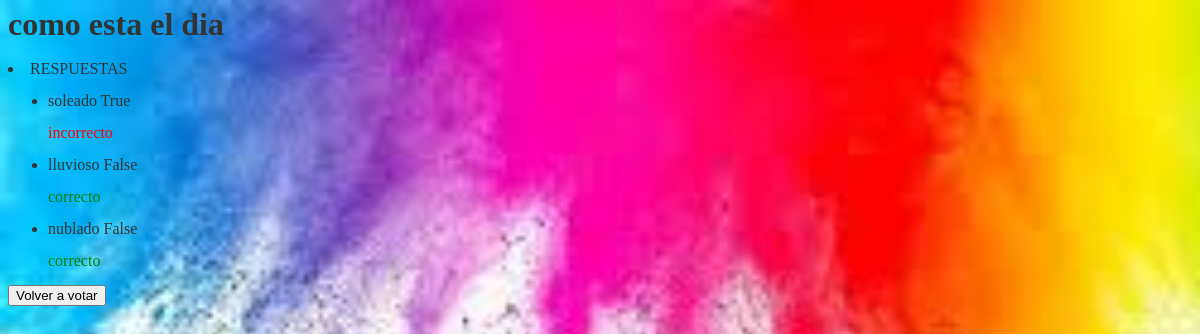
The app's page /polls/1/corregir/ with its own data.
### polls/models.py (models this page shows, shortened)
class Question(models.Model):
    question_text = models.CharField(max_length=100)
    pub_date = models.DateTimeField('fecha de publicacion')

class Choice(models.Model):
    question = models.ForeignKey(Question, on_delete=models.CASCADE)
    choice_text = models.CharField(max_length=100)
    correcto = models.BooleanField(default=False)
    def __str__(self):
        return self.choice_text

### polls/views.py (the view)
# urls.py: path('<int:question_id>/corregir/', views.corregir, name='corregir'),
def corregir(request, question_id):
	question = get_object_or_404(Question, pk=question_id)
	opciones = question.choice_set.all()
	elegidas= question.choice_set.filter(pk__in=request.POST.getlist('choice'))
	c={}
	for opcion in opciones:
		if opcion.correcto :
			c[opcion]= opcion in elegidas
		else:
			c[opcion] = opcion not in elegidas
	return render(request,'polls/results.html',{'question': question, 'c': c})

### polls/templates/polls/results.html
{% load static %}
<h1>{{ question.question_text }}</h1>
<li>RESPUESTAS</li>
<link rel="stylesheet" type="text/css" href="{% static 'polls/style.css' %}">
<ul>
{% for opcion,resultado in c.items %}
	<li>{{ opcion }} {{resultado}} {% if opcion.correcto %}
<p style="color:green"> correcto </p>
		{%else%}
<p style="color:red"> incorrecto </p>
        {%endif%}
    </li>
{% endfor %}
</ul>
<a href="{% url 'polls:detail' question.id %}"><input type="submit" value="Volver a votar"></a>

### records on screen
Question: question_text "como esta el dia"
Choice: choice_text "soleado", resultado "True", correcto "incorrecto"
Choice: choice_text "lluvioso", resultado "False", correcto "correcto"
Choice: choice_text "nublado", resultado "False", correcto "correcto"
